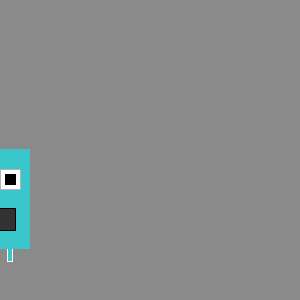
Frame 1 (no input)
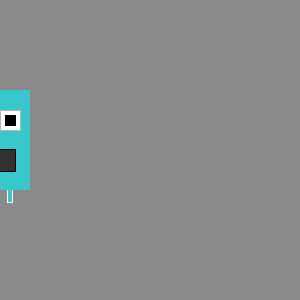
Frame 60 (the mouse pressed at the canvas centre just before this capture)
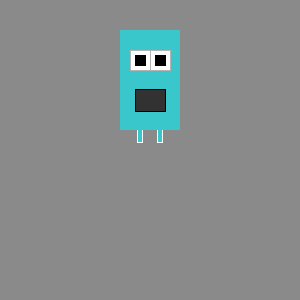
Frame 120 (the mouse held since frame 60 and released just before this capture)

The Processing sketch that drew these frames (run headless with seeded random() and noise(); from frame 60 on, the mouse is pressed at the canvas centre):

// Processing sketch: processing_122449
// ── processing_122449.pde

int monsterX;
int monsterY;


void setup() {
  size(300, 300);

 
monsterX = 100;
monsterY = 200;

}
 
void draw() {
  
  monsterY = monsterY -1;
  monsterX = mouseX;
  
  
  background(138,138,138);
 
  stroke(255);
  fill(57, 199, 204);
  rectMode(CENTER);
  rect(monsterX-10, monsterY+50, 5, 25);
 
  stroke(255);
  fill(57, 199, 204);
  rectMode(CENTER);
  rect(monsterX+10, monsterY+50, 5, 25);
 
 
  noStroke();
  fill(57, 199, 204);
  rectMode(CENTER);
  rect(monsterX, monsterY, 60, 100); 

   stroke(180);
  fill(255);
  rectMode(CENTER);
  rect(monsterX-10, monsterY-20, 20, 20);
 
  stroke(0);
  fill(0);
  rectMode(CENTER);
  rect(monsterX-10,monsterY-20, 10, 10);
 
   stroke(180);
  fill(255);
  rectMode(CENTER);
  rect(monsterX+10, monsterY-20, 20, 20);
 
  stroke(0);
  fill(0);
  rectMode(CENTER);
  rect(monsterX+10,monsterY-20, 10, 10);
 
  
  stroke(0);
  fill(50);
  rectMode(CENTER);
  rect(monsterX, monsterY+20, 30, 22);
}
